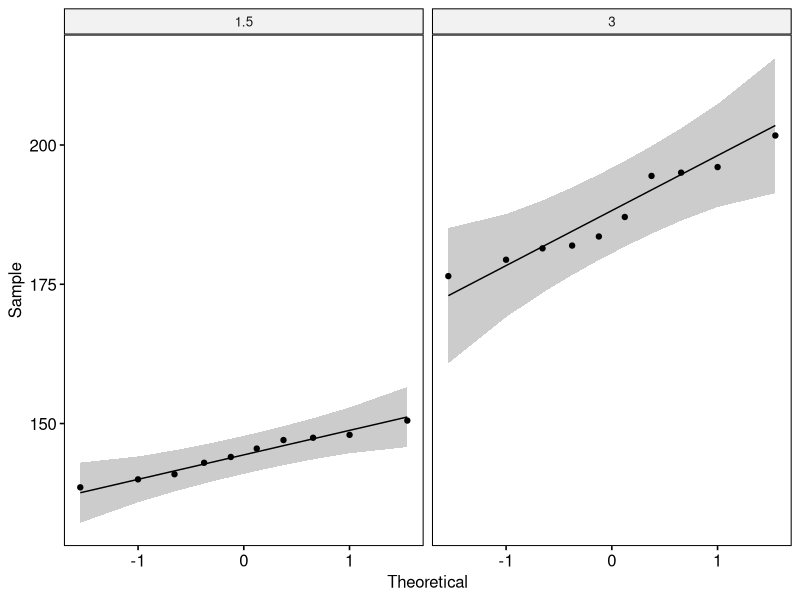
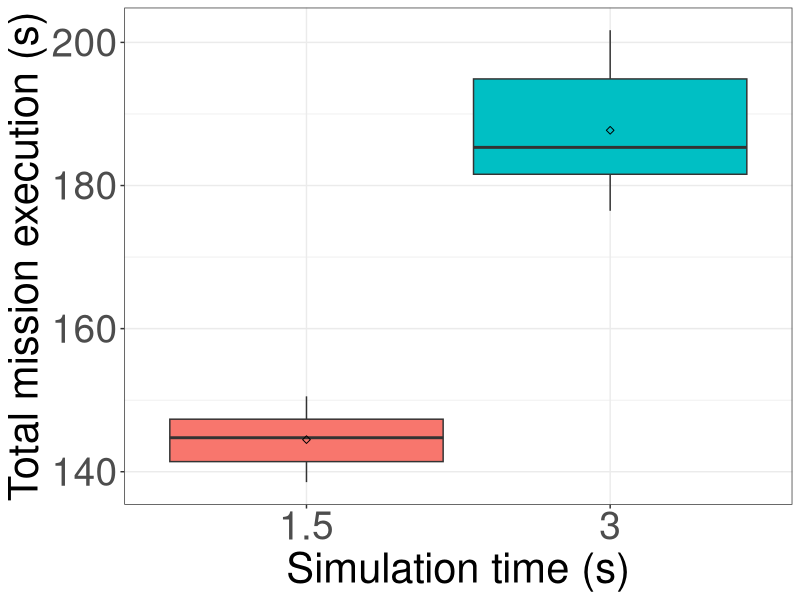

Write R code to recreate these figures, in order.
## ---- chunk 1
if (!require('tidyverse')) install.packages('tidyverse', dependencies = TRUE); library('tidyverse')
if (!require('ggpubr')) install.packages('ggpubr', dependencies = TRUE); library('ggpubr')
if (!require('rstatix')) install.packages('rstatix', dependencies = TRUE); library('rstatix')
if (!require('ggplot2')) install.packages('ggplot2', dependencies = TRUE); library('ggplot2')
## ---- chunk 2
data <- read.csv(file = '../../raw_data/test_sim_period/run_table.csv')
data <- subset(data, select = c(X__run_id, sim_period, mission_execution_s))
data$sim_period <- as.factor(data$sim_period)
data$mission_execution_s <- as.numeric(data$mission_execution_s)
## ---- chunk 3
data %>%
  group_by(sim_period) %>%
  get_summary_stats(mission_execution_s, type = "mean_sd")
## ---- chunk 4
pdf(file = "../../figures/sim_time_effect/mission-exection-time.pdf")

ggplot(data, aes(x = sim_period, y = mission_execution_s, fill = sim_period)) +
  theme_bw() + 
  geom_boxplot(width = 0.9, outlier.size = 0.5) + 
  stat_summary(fun = mean, color = 'black', geom = 'point', shape = 5, size = 1.5) +
  labs(x = "Simulation time (s)", y = "Total mission execution (s)") +
  theme(legend.position = 'none') +
  theme(
    axis.title.x = element_text(size = 30, family = 'sans'),
    axis.title.y = element_text(size = 30, family = 'sans'),
    axis.text.x = element_text(size = 28, family = 'sans'),
    axis.text.y = element_text(size = 28, family = 'sans'),
    
  )

dev.off()
## ---- chunk 5
data %>% 
  group_by(sim_period) %>%
  identify_outliers(mission_execution_s)
## ---- chunk 6
ggqqplot(data, x = "mission_execution_s", facet.by = "sim_period")
## ---- chunk 7
data %>%
  group_by(sim_period) %>%
  shapiro_test(mission_execution_s)
## ---- chunk 8
data %>%
  t_test(mission_execution_s ~ sim_period) %>%
  add_significance()
## ---- chunk 9
data %>%
  cohens_d(mission_execution_s ~ sim_period)
